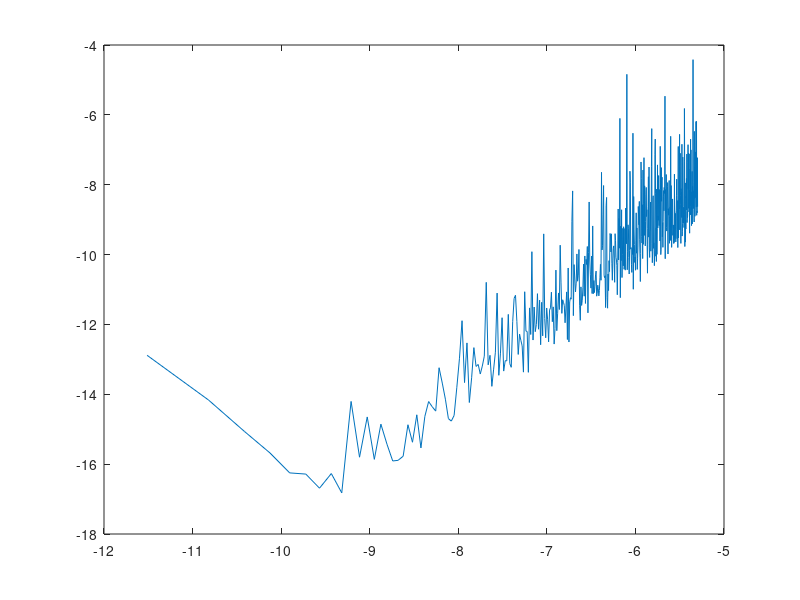

Reproduce this figure in MATLAB.
Error = zeros(500,1);
for n = 100000 : -200 : 200
	H = 1 / n;
    for i = 1 : 100
	h1 = H*rand(1);
	h2 = H*rand(1);
	h3 = H*rand(1);
	a = 2*(2*h2 + h3)/h1/(h1+h2)/(h1+h2+h3);
	c = 2*(-h1 + h2 + h3) / h2 / h3 / (h1 + h2);
	d = 2*(h1-h2)/(h3)/(h2+h3)/(h1+h2+h3);
	b = -a-c-d;
	Error(n / 200) = Error(n / 200)+ abs(a * exp(1 - h1) + b * exp(1) + c*exp(1 + h2) + d*exp(1+h2+h3) -exp(1));
    end
    Error(n/200) = Error(n/200) / 100;
end
Error
plot(log(linspace(1/100000, 1/200, 500)'), log(Error))
A = [ones(500,1), log(linspace(1/100000, 1/200, 500)')];
Kp = (A'*A) \ (A'*log(Error));
